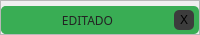
     <widget class="QFrame" name="top_bar">
      <property name="maximumSize">
       <size>
        <width>16777215</width>
        <height>35</height>
       </size>
      </property>
      <property name="styleSheet">
       <string notr="true"/>
      </property>
      <property name="frameShape">
       <enum>QFrame::StyledPanel</enum>
      </property>
      <property name="frameShadow">
       <enum>QFrame::Raised</enum>
      </property>
      <layout class="QHBoxLayout" name="horizontalLayout_2">
       <property name="spacing">
        <number>0</number>
       </property>
       <property name="leftMargin">
        <number>0</number>
       </property>
       <property name="topMargin">
        <number>5</number>
       </property>
       <property name="rightMargin">
        <number>0</number>
       </property>
       <property name="bottomMargin">
        <number>0</number>
       </property>
       <item>
        <widget class="QFrame" name="frame_popup">
         <property name="maximumSize">
          <size>
           <width>450</width>
           <height>16777215</height>
          </size>
         </property>
         <property name="styleSheet">
          <string notr="true">background-color: rgb(57, 173, 84);
border-radius:5px;</string>
         </property>
         <property name="frameShape">
          <enum>QFrame::StyledPanel</enum>
         </property>
         <property name="frameShadow">
          <enum>QFrame::Raised</enum>
         </property>
         <layout class="QHBoxLayout" name="horizontalLayout_3">
          <property name="spacing">
           <number>0</number>
          </property>
          <property name="leftMargin">
           <number>0</number>
          </property>
          <property name="topMargin">
           <number>0</number>
          </property>
          <property name="rightMargin">
           <number>5</number>
          </property>
          <property name="bottomMargin">
           <number>0</number>
          </property>
          <item>
           <widget class="QLabel" name="label">
            <property name="font">
             <font>
              <family>Quicksand</family>
             </font>
            </property>
            <property name="styleSheet">
             <string notr="true">color: rgb(35, 35, 35);</string>
            </property>
            <property name="text">
             <string>EDITADO</string>
            </property>
            <property name="alignment">
             <set>Qt::AlignCenter</set>
            </property>
           </widget>
          </item>
          <item>
           <widget class="QPushButton" name="pushButton">
            <property name="maximumSize">
             <size>
              <width>20</width>
              <height>20</height>
             </size>
            </property>
            <property name="styleSheet">
             <string notr="true">QPushButton{
	border-radius: 5px;
	background-image: url(:/Close_Image/Images/cil-x.png);
	background-position:center;
	
	background-color: rgb(60, 60, 60);
}
QPushButton:hover{
	background-color: rgb(50, 50, 50);
	color: rgb(255, 255, 127);
}
QPushButton:pressed{
	background-color: rgb(35, 35, 35);
	color: rgb(255, 255, 127);
}</string>
            </property>
            <property name="text">
             <string>X</string>
            </property>
           </widget>
          </item>
         </layout>
        </widget>
       </item>
      </layout>
     </widget>
